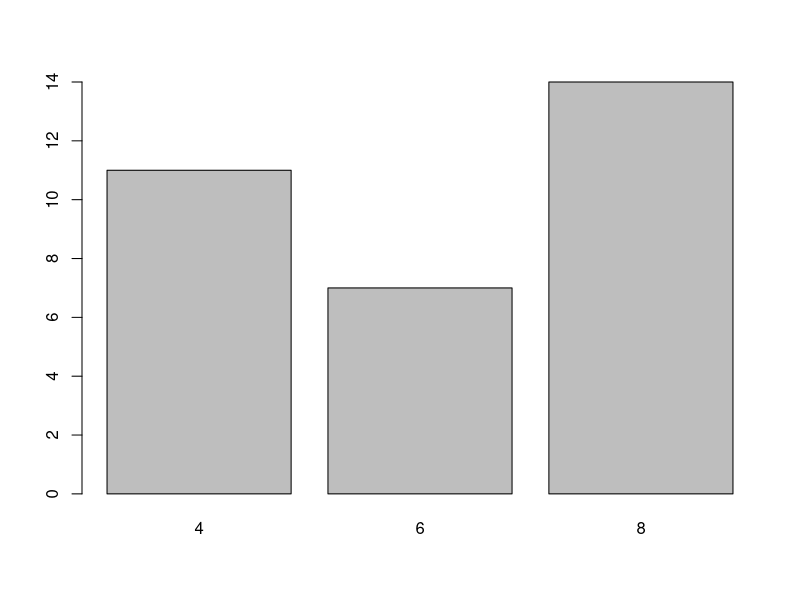
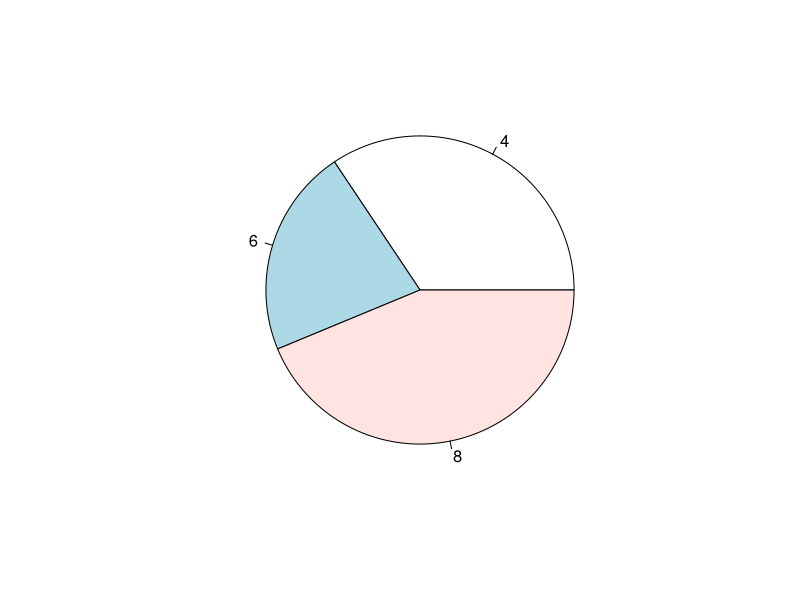
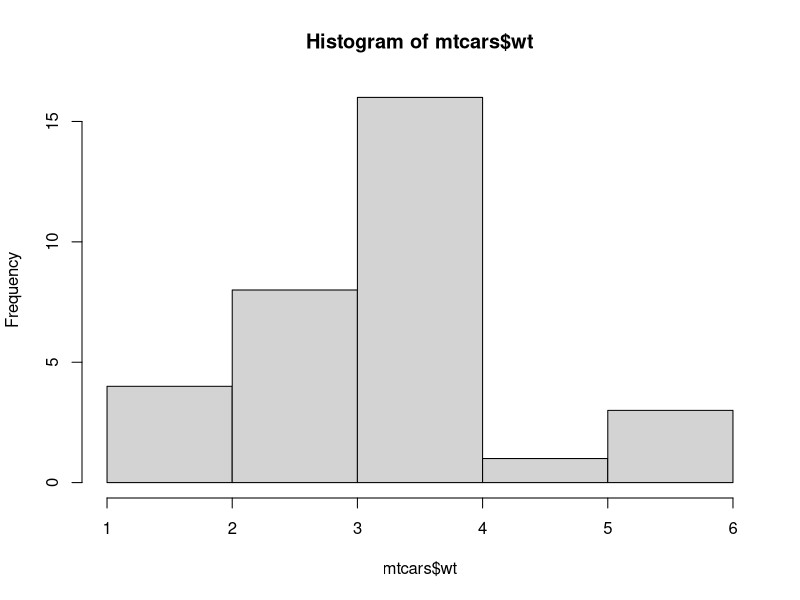
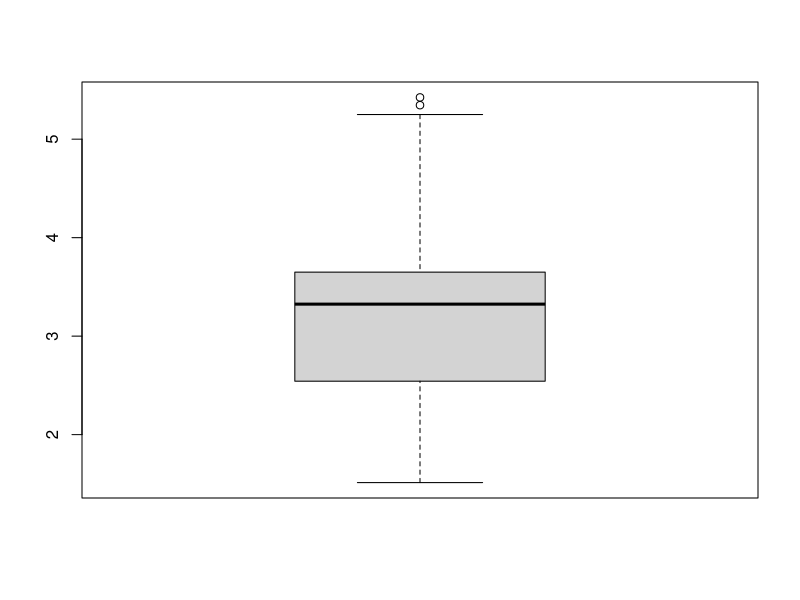
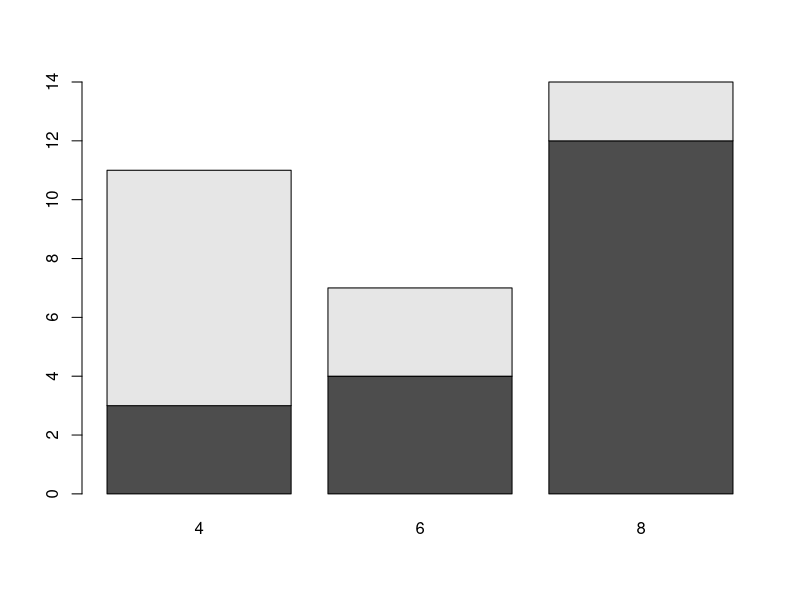
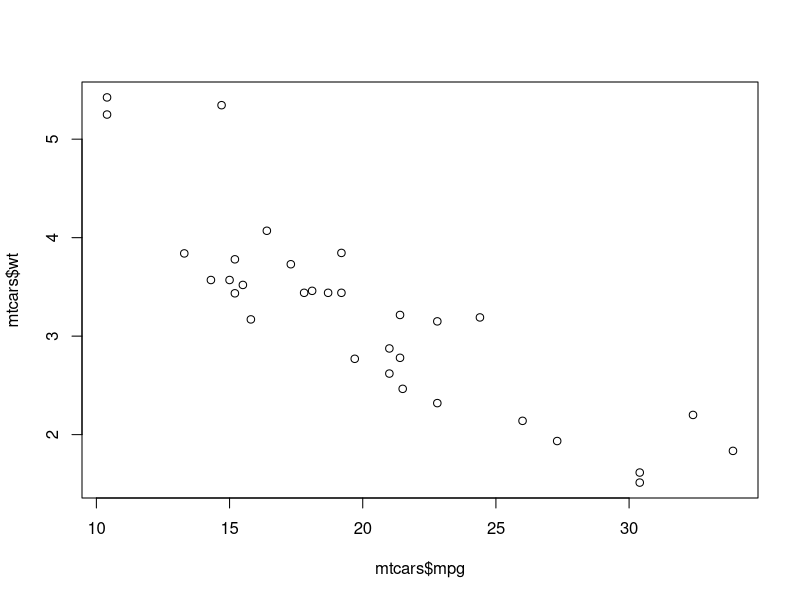
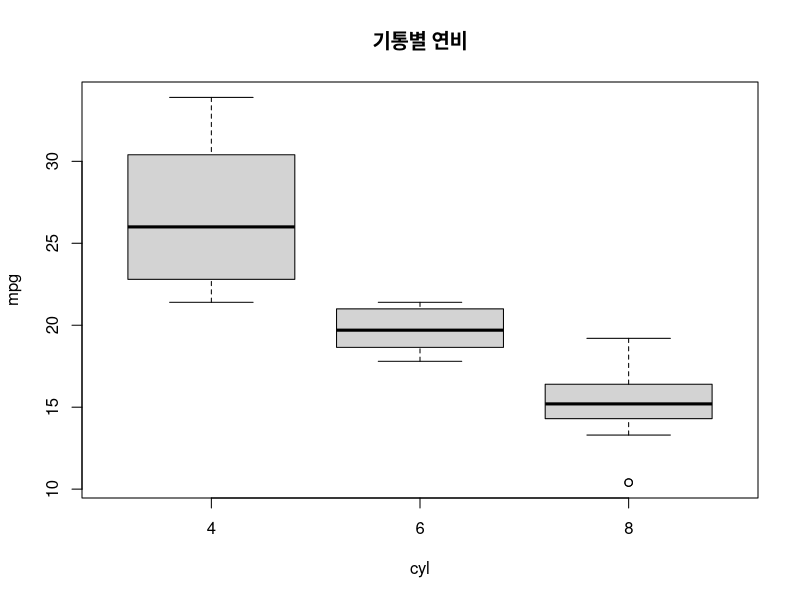
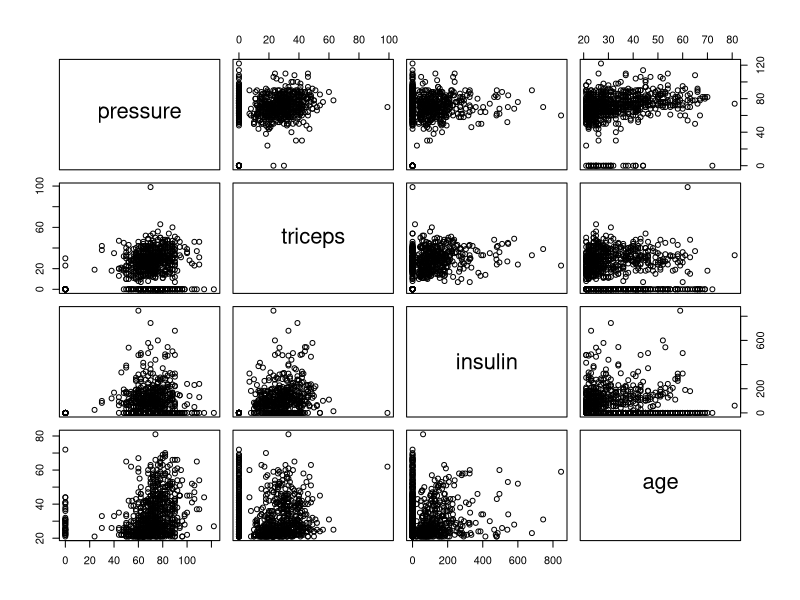

Generate these figures, in order, with R:

head(mtcars)

table(mtcars$cyl)



length(mtcars$cyl)



cnt = table(mtcars$cyl)
total = length(mtcars$cyl)

cnt / total

prop.table(cnt)


barplot(cnt)

pie(cnt)







summary(mtcars$wt)

head(mtcars$wt)
tail(mtcars$wt)

str(mtcars$wt)




hist(mtcars$wt, breaks=5)

boxplot(mtcars$wt)







table(mtcars$am, mtcars$cyl)

mtcars$label_am = factor(mtcars$am, labels=c("automatic", "manual"))

table(mtcars$label_am, mtcars$cyl)





prop_table = prop.table(table(mtcars$am, mtcars$cyl))*100
prop_table





addmargins(round(prop_table, digits = 1))





barplot(table(mtcars$am, mtcars$cyl))










cor_mpg_wt = cor(mtcars$mpg, mtcars$wt)
cor_mpg_wt


plot(mtcars$mpg, mtcars$wt)









aggregate(mpg ~ cyl, 
          data = mtcars, 
          FUN="mean")

aggregate(mpg ~ cyl, 
          data = mtcars, 
          FUN="median")


aggregate(mpg ~ cyl, 
          data = mtcars, 
          FUN="sd")




boxplot(mpg ~ cyl, data = mtcars, main="기통별 연비")










library(mlbench)
data(PimaIndiansDiabetes)

df_pima = PimaIndiansDiabetes[c(3:5, 8)]
df_pima
str(df_pima)
str(PimaIndiansDiabetes)

summary(df_pima)



cor(x = df_pima, method = "pearson")
cor(x = df_pima, method = "spearman")
cor(x = df_pima, method = "kendall")






windows(width=12, height=10)
pairs(df_pima)

library(corrplot)
corrplot(cor(df_pima), method = "circle", type="lower")







shapiro.test(df_pima$triceps)
shapiro.test(df_pima$insulin)



cor.test(df_pima$triceps, df_pima$insulin, method = "kendall")

cor.test(df_pima$triceps, df_pima$insulin, method = "spearman")










